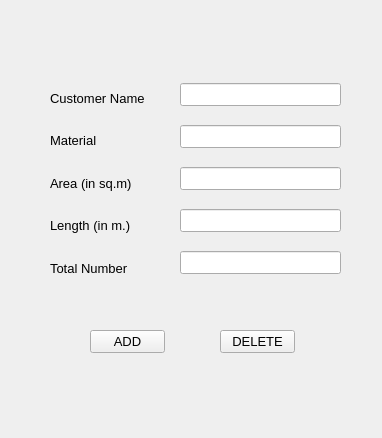
<?xml version="1.0" encoding="UTF-8"?>
<ui version="4.0">
 <class>customer</class>
 <widget class="QWidget" name="customer">
  <property name="windowModality">
   <enum>Qt::ApplicationModal</enum>
  </property>
  <property name="geometry">
   <rect>
    <x>0</x>
    <y>0</y>
    <width>382</width>
    <height>438</height>
   </rect>
  </property>
  <property name="font">
   <font>
    <family>Tahoma</family>
    <pointsize>10</pointsize>
   </font>
  </property>
  <property name="windowTitle">
   <string>Add/Delete a Customer</string>
  </property>
  <property name="autoFillBackground">
   <bool>false</bool>
  </property>
  <widget class="QPushButton" name="pushButton">
   <property name="geometry">
    <rect>
     <x>90</x>
     <y>330</y>
     <width>75</width>
     <height>23</height>
    </rect>
   </property>
   <property name="text">
    <string>ADD</string>
   </property>
  </widget>
  <widget class="QPushButton" name="pushButton_2">
   <property name="geometry">
    <rect>
     <x>220</x>
     <y>330</y>
     <width>75</width>
     <height>23</height>
    </rect>
   </property>
   <property name="text">
    <string>DELETE</string>
   </property>
  </widget>
  <widget class="QWidget" name="layoutWidget">
   <property name="geometry">
    <rect>
     <x>180</x>
     <y>70</y>
     <width>161</width>
     <height>221</height>
    </rect>
   </property>
   <layout class="QVBoxLayout" name="verticalLayout">
    <item>
     <widget class="QLineEdit" name="lineEdit">
      <property name="text">
       <string/>
      </property>
      <property name="alignment">
       <set>Qt::AlignLeading|Qt::AlignLeft|Qt::AlignVCenter</set>
      </property>
     </widget>
    </item>
    <item>
     <widget class="QLineEdit" name="lineEdit_2">
      <property name="alignment">
       <set>Qt::AlignLeading|Qt::AlignLeft|Qt::AlignVCenter</set>
      </property>
     </widget>
    </item>
    <item>
     <widget class="QLineEdit" name="lineEdit_3">
      <property name="alignment">
       <set>Qt::AlignLeading|Qt::AlignLeft|Qt::AlignVCenter</set>
      </property>
     </widget>
    </item>
    <item>
     <widget class="QLineEdit" name="lineEdit_4">
      <property name="alignment">
       <set>Qt::AlignLeading|Qt::AlignLeft|Qt::AlignVCenter</set>
      </property>
     </widget>
    </item>
    <item>
     <widget class="QLineEdit" name="lineEdit_5">
      <property name="inputMethodHints">
       <set>Qt::ImhPreferNumbers</set>
      </property>
      <property name="alignment">
       <set>Qt::AlignLeading|Qt::AlignLeft|Qt::AlignVCenter</set>
      </property>
     </widget>
    </item>
   </layout>
  </widget>
  <widget class="QWidget" name="layoutWidget">
   <property name="geometry">
    <rect>
     <x>50</x>
     <y>80</y>
     <width>121</width>
     <height>206</height>
    </rect>
   </property>
   <layout class="QVBoxLayout" name="verticalLayout_2">
    <item>
     <widget class="QLabel" name="label">
      <property name="text">
       <string>Customer Name</string>
      </property>
      <property name="margin">
       <number>10</number>
      </property>
     </widget>
    </item>
    <item>
     <widget class="QLabel" name="label_2">
      <property name="lineWidth">
       <number>10</number>
      </property>
      <property name="text">
       <string>Material             </string>
      </property>
      <property name="alignment">
       <set>Qt::AlignLeading|Qt::AlignLeft|Qt::AlignVCenter</set>
      </property>
      <property name="margin">
       <number>10</number>
      </property>
     </widget>
    </item>
    <item>
     <widget class="QLabel" name="label_3">
      <property name="text">
       <string>Area (in sq.m)</string>
      </property>
      <property name="margin">
       <number>10</number>
      </property>
     </widget>
    </item>
    <item>
     <widget class="QLabel" name="label_4">
      <property name="text">
       <string>Length (in m.)</string>
      </property>
      <property name="margin">
       <number>10</number>
      </property>
     </widget>
    </item>
    <item>
     <widget class="QLabel" name="label_5">
      <property name="text">
       <string>Total Number</string>
      </property>
      <property name="margin">
       <number>10</number>
      </property>
     </widget>
    </item>
   </layout>
  </widget>
 </widget>
 <resources/>
 <connections/>
</ui>
